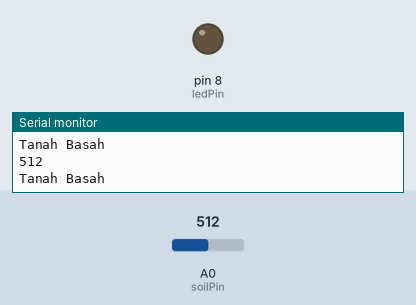
Recording of a sketch running on a simulated Arduino Uno, built with avr-gcc and run on an emulated ATmega328P. Parts: output pins drawn as LEDs (lit = HIGH), the last lines printed to the serial monitor. Inputs (shaded band) come from the test bench; at power-on: A0 (soilPin) = 512.

Above: at 1.8 s.
1.9 s: A0 (soilPin) set to 464
3.4 s: A0 (soilPin) set to 437
At 4.7 s:
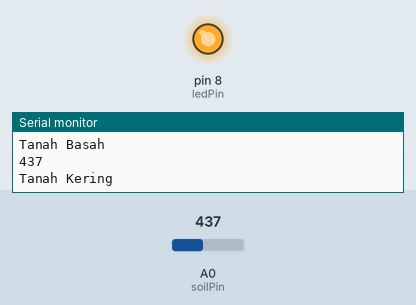
5.5 s: A0 (soilPin) set to 460
At 7.2 s:
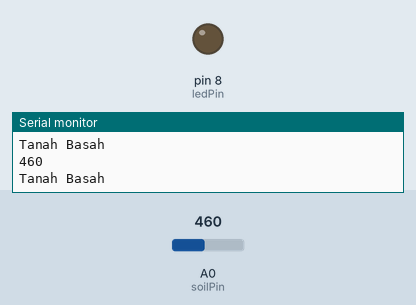
7.5 s: A0 (soilPin) set to 440
At 9.0 s:
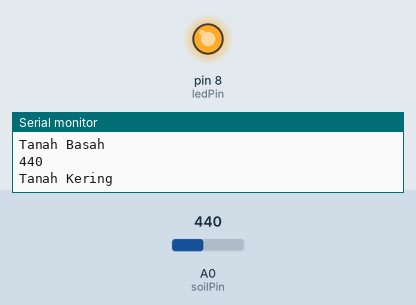
Timing chart, 0 to 10.5 s (numbered marks = the images above; inputs shaded):
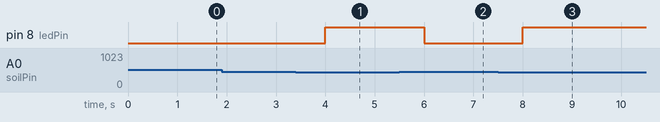

The sketch:

daring_kasi_hillar1.ino
```cpp
// C++ code
//
const int soilPin = A0;
const int ledPin = 8;
int threshold = 450;

void setup() {
  pinMode(ledPin, OUTPUT);
  Serial.begin(9600);
}

void loop() {
  int soilValue = analogRead(soilPin);
  Serial.println(soilValue);

  if (soilValue <= threshold) {
    digitalWrite(ledPin, HIGH); // Tanah kering
    Serial.println("Tanah Kering");
  } else {
    digitalWrite(ledPin, LOW);  // Tanah basah
    Serial.println("Tanah Basah");
  }

  delay(1000);
}
```

Measured:
- the behaviour switches between 451 and 450 on A0 (soilPin) (found by bisection; images 0 and 1)
- after the input at 3.4 s, pin 8 (ledPin): LOW → HIGH after 0.60 s
- after the input at 5.5 s, pin 8 (ledPin): HIGH → LOW after 0.50 s
- after the input at 7.5 s, pin 8 (ledPin): LOW → HIGH after 0.50 s
